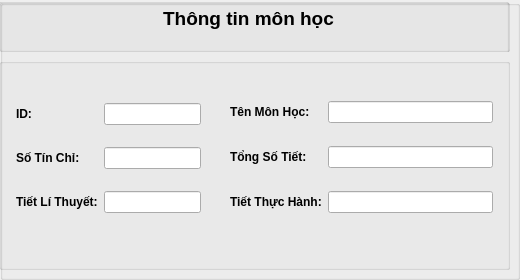
                          <widget class="QGroupBox" name="groupBox_49">
                           <property name="title">
                            <string/>
                           </property>
                           <widget class="QWidget" name="verticalLayoutWidget_16">
                            <property name="geometry">
                             <rect>
                              <x>-1</x>
                              <y>-1</y>
                              <width>511</width>
                              <height>271</height>
                             </rect>
                            </property>
                            <layout class="QVBoxLayout" name="verticalLayout_68" stretch="1,4">
                             <item>
                              <widget class="QGroupBox" name="groupBox_50">
                               <property name="title">
                                <string/>
                               </property>
                               <widget class="QWidget" name="verticalLayoutWidget_17">
                                <property name="geometry">
                                 <rect>
                                  <x>-1</x>
                                  <y>-1</y>
                                  <width>511</width>
                                  <height>351</height>
                                 </rect>
                                </property>
                                <layout class="QVBoxLayout" name="verticalLayout_69">
                                 <item>
                                  <layout class="QHBoxLayout" name="horizontalLayout_110">
                                   <item>
                                    <widget class="QGroupBox" name="groupBox_51">
                                     <property name="title">
                                      <string/>
                                     </property>
                                     <widget class="QLabel" name="label_21">
                                      <property name="geometry">
                                       <rect>
                                        <x>50</x>
                                        <y>0</y>
                                        <width>401</width>
                                        <height>41</height>
                                       </rect>
                                      </property>
                                      <property name="font">
                                       <font>
                                        <pointsize>14</pointsize>
                                        <weight>75</weight>
                                        <bold>true</bold>
                                       </font>
                                      </property>
                                      <property name="text">
                                       <string>Thông tin môn học</string>
                                      </property>
                                      <property name="alignment">
                                       <set>Qt::AlignCenter</set>
                                      </property>
                                     </widget>
                                    </widget>
                                   </item>
                                  </layout>
                                 </item>
                                </layout>
                               </widget>
                              </widget>
                             </item>
                             <item>
                              <layout class="QHBoxLayout" name="horizontalLayout_111">
                               <item>
                                <widget class="QGroupBox" name="groupBox_52">
                                 <property name="title">
                                  <string/>
                                 </property>
                                 <widget class="QWidget" name="formLayoutWidget_6">
                                  <property name="geometry">
                                   <rect>
                                    <x>10</x>
                                    <y>20</y>
                                    <width>201</width>
                                    <height>171</height>
                                   </rect>
                                  </property>
                                  <layout class="QFormLayout" name="formLayout_26">
                                   <property name="verticalSpacing">
                                    <number>22</number>
                                   </property>
                                   <property name="leftMargin">
                                    <number>7</number>
                                   </property>
                                   <property name="topMargin">
                                    <number>25</number>
                                   </property>
                                   <property name="rightMargin">
                                    <number>9</number>
                                   </property>
                                   <property name="bottomMargin">
                                    <number>10</number>
                                   </property>
                                   <item row="0" column="0">
                                    <widget class="QLabel" name="lbl_IDMonHoc_2">
                                     <property name="font">
                                      <font>
                                       <weight>75</weight>
                                       <bold>true</bold>
                                      </font>
                                     </property>
                                     <property name="text">
                                      <string>ID:</string>
                                     </property>
                                    </widget>
                                   </item>
                                   <item row="0" column="1">
                                    <widget class="QLineEdit" name="fi_IDMonHoc_13">
                                     <property name="font">
                                      <font>
                                       <weight>50</weight>
                                       <bold>false</bold>
                                      </font>
                                     </property>
                                    </widget>
                                   </item>
                                   <item row="1" column="0">
                                    <widget class="QLabel" name="lbl_SoTC_2">
                                     <property name="font">
                                      <font>
                                       <weight>75</weight>
                                       <bold>true</bold>
                                      </font>
                                     </property>
                                     <property name="text">
                                      <string>Số Tín Chỉ:</string>
                                     </property>
                                    </widget>
                                   </item>
                                   <item row="1" column="1">
                                    <widget class="QLineEdit" name="fi_SoTC_13">
                                     <property name="font">
                                      <font>
                                       <weight>50</weight>
                                       <bold>false</bold>
                                      </font>
                                     </property>
                                    </widget>
                                   </item>
                                   <item row="2" column="0">
                                    <widget class="QLabel" name="lbl_TietLT_2">
                                     <property name="font">
                                      <font>
                                       <weight>75</weight>
                                       <bold>true</bold>
                                      </font>
                                     </property>
                                     <property name="text">
                                      <string>Tiết Lí Thuyết:</string>
                                     </property>
                                    </widget>
                                   </item>
                                   <item row="2" column="1">
                                    <widget class="QLineEdit" name="fi_TietLT_13">
                                     <property name="font">
                                      <font>
                                       <weight>50</weight>
                                       <bold>false</bold>
                                      </font>
                                     </property>
                                    </widget>
                                   </item>
                                  </layout>
                                 </widget>
                                 <widget class="QWidget" name="formLayoutWidget_7">
                                  <property name="geometry">
                                   <rect>
                                    <x>220</x>
                                    <y>20</y>
                                    <width>281</width>
                                    <height>171</height>
                                   </rect>
                                  </property>
                                  <layout class="QFormLayout" name="formLayout_29">
                                   <property name="verticalSpacing">
                                    <number>23</number>
                                   </property>
                                   <property name="leftMargin">
                                    <number>11</number>
                                   </property>
                                   <property name="topMargin">
                                    <number>23</number>
                                   </property>
                                   <property name="rightMargin">
                                    <number>7</number>
                                   </property>
                                   <item row="0" column="0">
                                    <widget class="QLabel" name="lbl_TenMonHoc_2">
                                     <property name="font">
                                      <font>
                                       <weight>75</weight>
                                       <bold>true</bold>
                                      </font>
                                     </property>
                                     <property name="text">
                                      <string>Tên Môn Học:</string>
                                     </property>
                                    </widget>
                                   </item>
                                   <item row="0" column="1">
                                    <widget class="QLineEdit" name="fi_TenMonHoc_13">
                                     <property name="font">
                                      <font>
                                       <weight>50</weight>
                                       <bold>false</bold>
                                      </font>
                                     </property>
                                    </widget>
                                   </item>
                                   <item row="1" column="0">
                                    <widget class="QLabel" name="lbl_TongSoTiet_2">
                                     <property name="font">
                                      <font>
                                       <weight>75</weight>
                                       <bold>true</bold>
                                      </font>
                                     </property>
                                     <property name="text">
                                      <string>Tổng Số Tiết:</string>
                                     </property>
                                    </widget>
                                   </item>
                                   <item row="1" column="1">
                                    <widget class="QLineEdit" name="fi_TongSoTiet_13">
                                     <property name="font">
                                      <font>
                                       <weight>50</weight>
                                       <bold>false</bold>
                                      </font>
                                     </property>
                                    </widget>
                                   </item>
                                   <item row="2" column="0">
                                    <widget class="QLabel" name="lbl_TietTH_2">
                                     <property name="font">
                                      <font>
                                       <weight>75</weight>
                                       <bold>true</bold>
                                      </font>
                                     </property>
                                     <property name="text">
                                      <string>Tiết Thực Hành:</string>
                                     </property>
                                    </widget>
                                   </item>
                                   <item row="2" column="1">
                                    <widget class="QLineEdit" name="fi_TietTH_13">
                                     <property name="font">
                                      <font>
                                       <weight>50</weight>
                                       <bold>false</bold>
                                      </font>
                                     </property>
                                    </widget>
                                   </item>
                                  </layout>
                                 </widget>
                                </widget>
                               </item>
                              </layout>
                             </item>
                            </layout>
                           </widget>
                          </widget>
